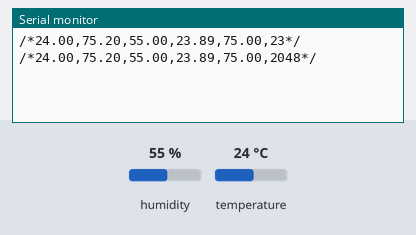
A sketch run on a simulated Arduino Uno, built with avr-gcc and run on an emulated ATmega328P. On the bench: the last lines printed to the serial monitor. Inputs (shaded band) come from the test bench; at power-on: humidity 55 %, temperature 24 °C.

Above: at 2.8 s.
2.9 s: humidity set to 22 %
At 4.6 s:
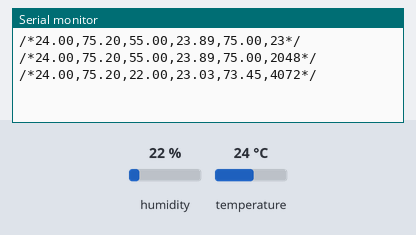
5.6 s: temperature set to 12 °C
At 7.0 s:
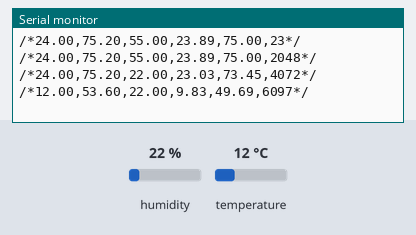
8.3 s: humidity set to 40 %
At 10.7 s:
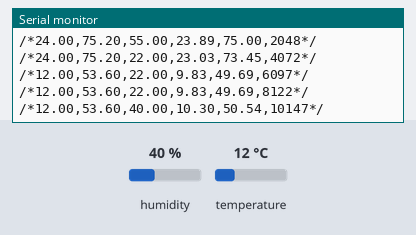
Timing chart, 0 to 12.2 s (numbered marks = the images above; inputs shaded):
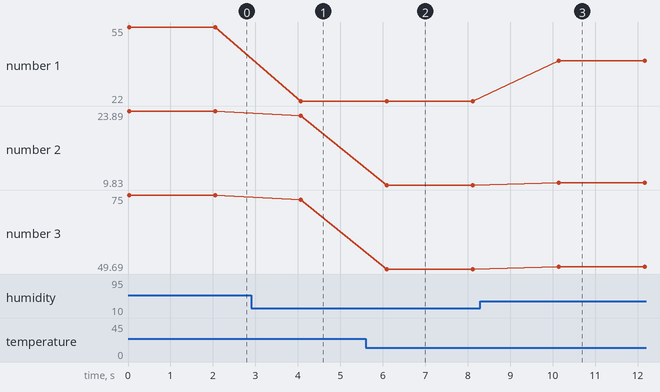

Measured:
- after the input at 2.9 s, the serial monitor: prints a new line after 1.2 s (image 1)
- after the input at 5.6 s, the serial monitor: prints a new line after 0.50 s (image 2)
- after the input at 8.3 s, the serial monitor: prints a new line after 1.8 s (image 3)
- plotted number 1: 55 → 22 after the input at 2.9 s, 22 → 40 after the input at 8.3 s
- plotted number 2: 23.89 → 23.03 after the input at 2.9 s, 23.03 → 9.83 after the input at 5.6 s, 9.83 → 10.3 after the input at 8.3 s
- plotted number 3: 75 → 73.45 after the input at 2.9 s, 73.45 → 49.69 after the input at 5.6 s, 49.69 → 50.54 after the input at 8.3 s

The sketch:

serial_studio.ino
```cpp
/* Lectura de temperatura y humedad ambiente
   Visualización de datos mediante SerialStudio
   Automatismos Mar del Plata - Marzo 2021
   https://www.automatismos-mdq.com.ar/
*/

#include "DHT.h"

#define DHTPIN 2
#define DHTTYPE DHT11
DHT dht(DHTPIN, DHTTYPE);

void setup() {
  Serial.begin(9600);
  dht.begin();
}

void loop() {

  // lectura del sensor
  float tempc = dht.readTemperature();
  float tempf = dht.readTemperature(true);
  float humedad = dht.readHumidity();
  float stc = dht.computeHeatIndex(tempc, humedad, false);
  float stf = dht.computeHeatIndex(tempf, humedad);

  // formateo de datos
  String json = "/*" + String(tempc, 2) + "," + String(tempf, 2) + "," + String(humedad, 2)
                + "," + String(stc, 2) + "," + String(stf, 2) + "," + millis() + "*/";
  Serial.println(json);

  delay(2000);
}
```
